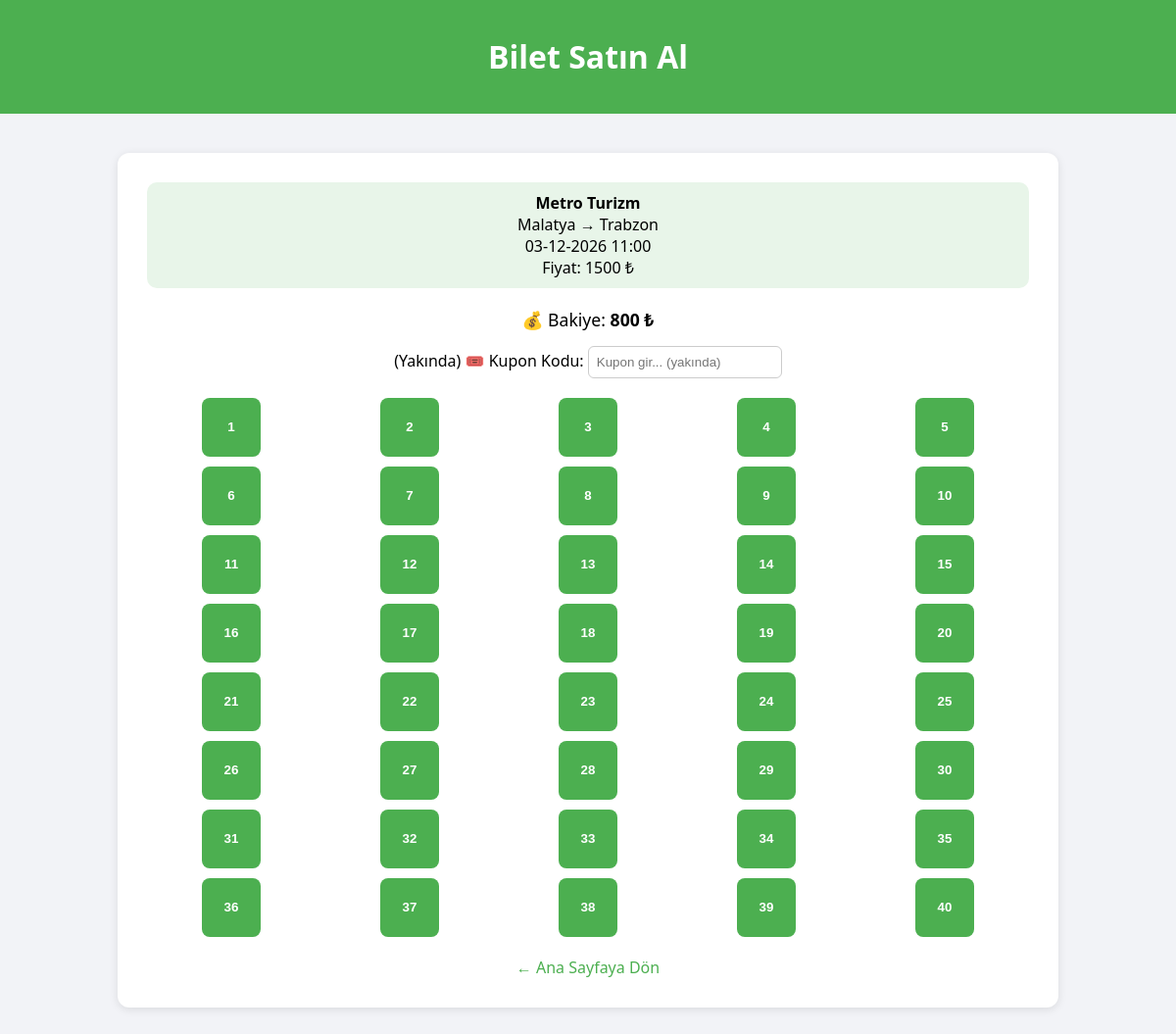
Before: /buy_ticket.php?trip_id=68e281cb8cba67.08368530 (signed in) with the older database file.
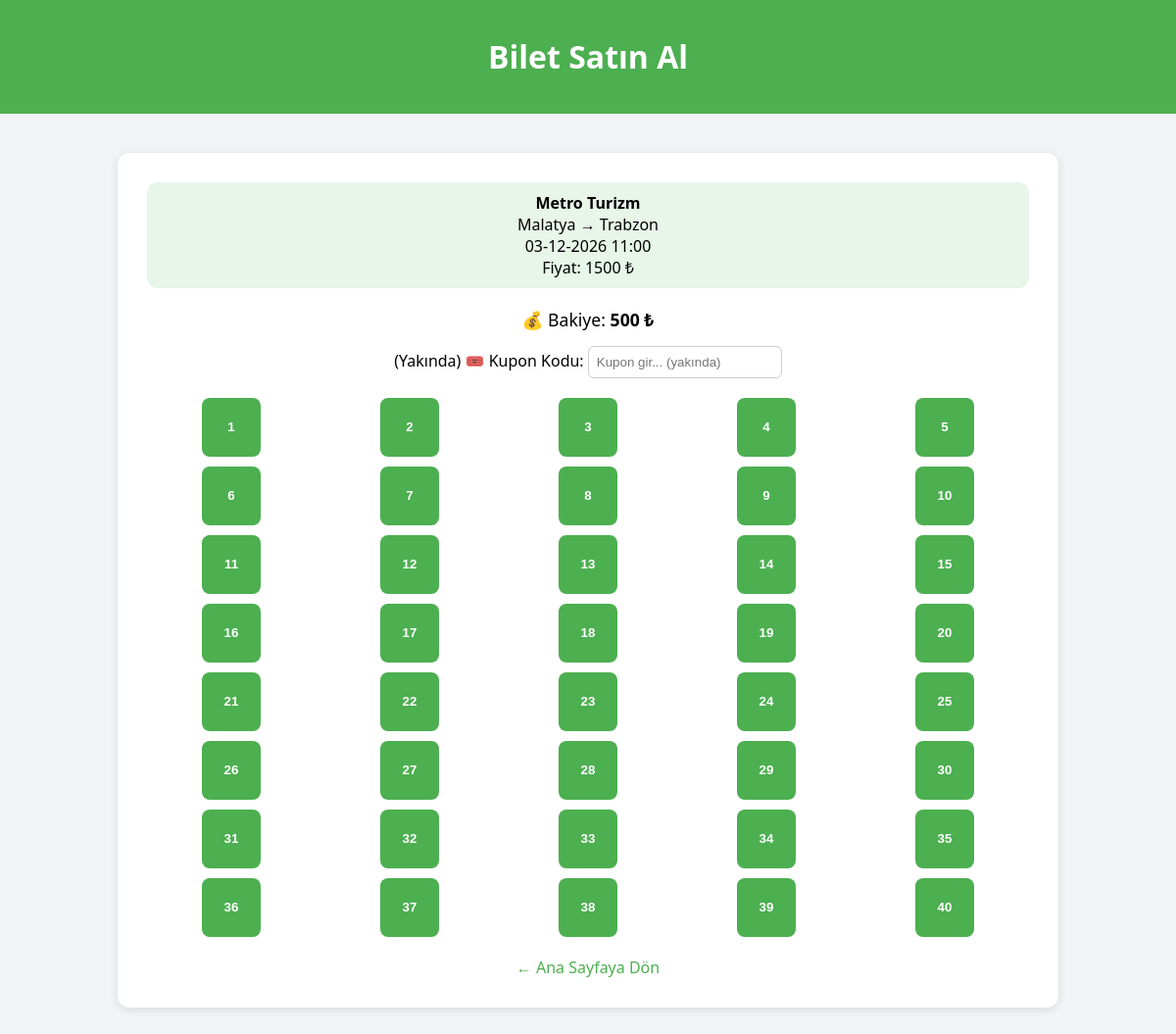
After: the same page with the newer database file.
### tables this page shows
CREATE TABLE User (
    id TEXT PRIMARY KEY,
    full_name TEXT,
    email TEXT UNIQUE NOT NULL,
    role TEXT NOT NULL CHECK(role IN ('user', 'company', 'admin')),
    password TEXT NOT NULL,
    company_id TEXT,
    balance INTEGER DEFAULT 800,
    created_at TIMESTAMP NOT NULL DEFAULT CURRENT_TIMESTAMP,
    FOREIGN KEY (company_id) REFERENCES Bus_Company(id)
);

### buy_ticket.php (the view, shortened to what this page needs)
<?php
require_once 'includes/config.php';
$stmt = $db->prepare("SELECT * FROM User WHERE id = :id");
$stmt->execute([':id' => $_SESSION['user_id']]);
$user = $stmt->fetch(PDO::FETCH_ASSOC);
$stmt = $db->prepare("
    SELECT t.*, b.name AS company_name
    FROM Trips t
    JOIN Bus_Company b ON t.company_id = b.id
    WHERE t.id = :id
");
$stmt->execute([':id' => $_GET['trip_id']]);
$trip = $stmt->fetch(PDO::FETCH_ASSOC);
$stmt = $db->prepare("
    SELECT seat_number FROM Booked_Seats
    WHERE ticket_id IN (SELECT id FROM Tickets WHERE trip_id = :trip_id)
");
$stmt->execute([':trip_id' => $trip['id']]);
$booked_seats = $stmt->fetchAll(PDO::FETCH_COLUMN);
$total_seats = (int)$trip['capacity'];
?>
<!DOCTYPE html>
<html lang="tr">
<head>
</head>
<body>
<header>
    <h1>Bilet Satın Al</h1>
</header>
<div class="container">
    <div class="trip-info">
        <strong><?= htmlspecialchars($trip['company_name']) ?></strong><br>
        <?= htmlspecialchars($trip['departure_city']) ?> → <?= htmlspecialchars($trip['destination_city']) ?><br>
        <?= date('d-m-Y H:i', strtotime($trip['departure_time'])) ?><br>
        Fiyat: <?= htmlspecialchars($trip['price']) ?> ₺
    </div>
    <div class="balance">
        💰 Bakiye: <strong><?= htmlspecialchars($user['balance']) ?> ₺</strong>
    </div>
    <div class="coupon">
        (Yakında) 🎟️ Kupon Kodu: <input type="text" placeholder="Kupon gir... (yakında)">
    </div>
    <form method="POST">
        <div class="seat-grid">
            <?php for ($i = 1; $i <= $total_seats; $i++): ?>
                <?php $is_booked = in_array($i, $booked_seats); ?>
                <button type="submit" name="seat_number" value="<?= $i ?>"
                        class="seat <?= $is_booked ? 'booked' : '' ?>"
                        <?= $is_booked ? 'disabled' : '' ?>>
                    <?= $i ?>
                </button>
            <?php endfor; ?>
        </div>
    </form>
    <a href="home.php" class="back-link">← Ana Sayfaya Dön</a>
</div>
</body>
</html>

Changed rows visible on the page:
changed user: balance "800" → "500"
